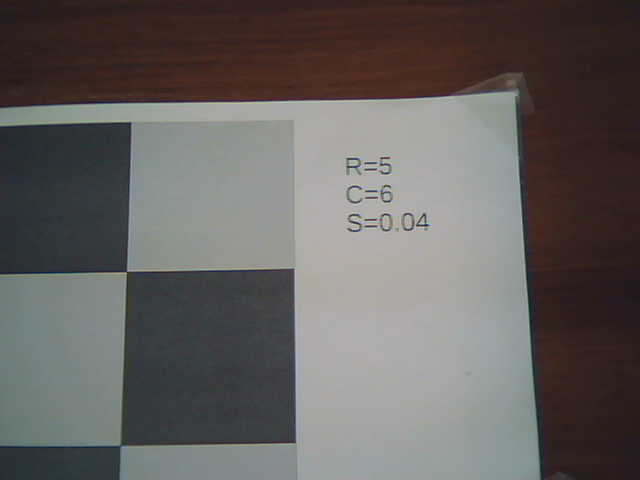
//> input picture fsiv/fsiv_tutorial_opencv/p4/pr-calibrado/sal_000_000.png, 640 x 480 px
$ ./esqueleto pr-calibrado/sal_000_000.png pr-calibrado/sal_000_001.png 1   (built with g++ and OpenCV 4)
//> lines starting //> are read from the running program, lines starting //| are printed output that depends on the picture
/*!
  Esto es un esqueleto de programa para usar en las prácticas
  de Visión Artificial.

  Se supone que se utilizará OpenCV.

  Para compilar, puedes ejecutar:
    g++ -Wall -o esqueleto esqueleto.cc `pkg-config opencv --cflags --libs`

*/

#include <iostream>
#include <exception>

//Includes para OpenCV, Descomentar según los módulo utilizados.
#include <opencv2/core/core.hpp>
#include <opencv2/core/utility.hpp>
#include <opencv2/highgui/highgui.hpp>
#include <opencv2/imgproc/imgproc.hpp>
#include <opencv2/tracking.hpp>
#include <opencv2/opencv.hpp>
//#include <opencv2/calib3d/calib3d.hpp>

const cv::String keys =
    "{help h usage ? |      | print this message   }"
    "{path           |.     | path to file         }"
    "{fps            | -1.0 | fps for output video }"
    "{N count        |100   | count of objects     }"
    "{ts timestamp   |      | use time stamp       }"
    "{@image1        |      | image1 for compare   }"
    "{@image2        |<none>| image2 for compare   }"
    "{@repeat        |1     | number               }"
    ;

int
main (int argc, char* const* argv)
{
  int retCode=EXIT_SUCCESS;

  try {

      cv::CommandLineParser parser(argc, argv, keys);
      parser.about("Application name v1.0.0");
      if (parser.has("help"))
      {
          parser.printMessage();
          return 0;
      }
      int N = parser.get<int>("N");
      double fps = parser.get<double>("fps");
      cv::String path = parser.get<cv::String>("path");
      bool use_time_stamp = parser.has("timestamp");
      cv::String img1 = parser.get<cv::String>(0);
      cv::String img2 = parser.get<cv::String>(1);
      int repeat = parser.get<int>(2);
      if (!parser.check())
      {
          parser.printErrors();
          return 0;
      }

      	//Carga de la imagen

		cv::Mat img = cv::imread(img1, cv::IMREAD_COLOR);
//> img is the input picture: 480 rows x 640 cols, CV_8UC3; mean B, G, R 95.2, 97.2, 100.7

		if (img.empty())
   		   {
   	    	  std::cerr << "Error: no he podido abrir el fichero '" << img1 << "'." << std::endl;
        	  return EXIT_FAILURE;
     		 }

     	cv::Rect2d r = cv::selectROI(img);
//> the box from (160, 120) to (480, 360) is selected with the mouse
//> r = Rect(160, 120, 320, 240)

     	cv::namedWindow("IMG");


     	cv::Mat imgc = img(r);
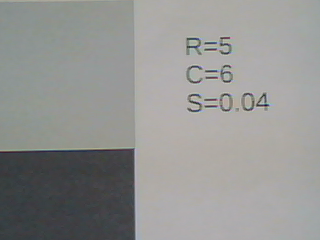
//> imgc: 240 rows x 320 cols, CV_8UC3; mean B, G, R 145.9, 147.8, 147.3

     	for (int i = 0; i < img.rows; i++){

       			for (int j = 0; j < img.cols; j++){

       				if (((i < r.y ) or (i > r.y + r.height)) or ((j < r.x) or (j > r.x + r.width))){

        			cv::Vec3b pixel = img.at<cv::Vec3b>(i,j);

            		uchar B = pixel[0];
            		uchar G = pixel[1];
            		uchar R = pixel[2];

            		uchar avg = (B + G + R) / 3;

            		pixel[0] = avg;
            		pixel[1] = avg;
            		pixel[2] = avg;

            		img.at<cv::Vec3b>(i,j) = pixel;

            	}

        	}
    	}
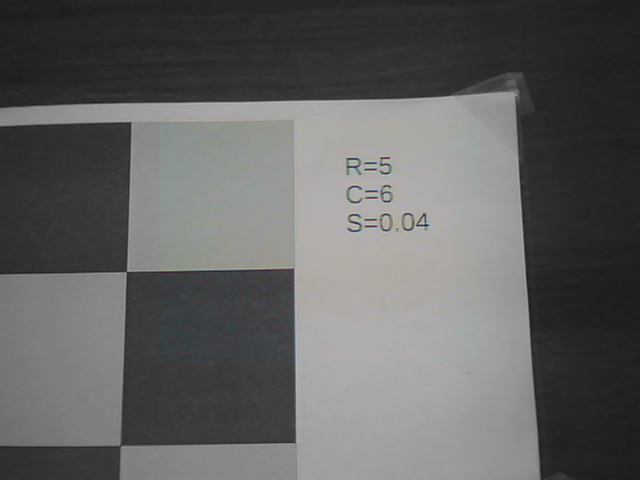
//> img: 480 rows x 640 cols, CV_8UC3; mean B, G, R 97.1, 97.6, 97.4

		cv::imshow("IMG", img);

		int wait = cv::waitKey(0);
//> the space key is pressed

		std::cout<< wait << std::endl;

		if (wait != 27){

			cv::imwrite(img2,img);
		}

  }
  catch (std::exception& e)
  {
    std::cerr << "Capturada excepcion: " << e.what() << std::endl;
    retCode = EXIT_FAILURE;
  }
  return retCode;
}

$ run again, on fsiv/fsiv_tutorial_opencv/p4/pr-calibrado/sal_000_002.png
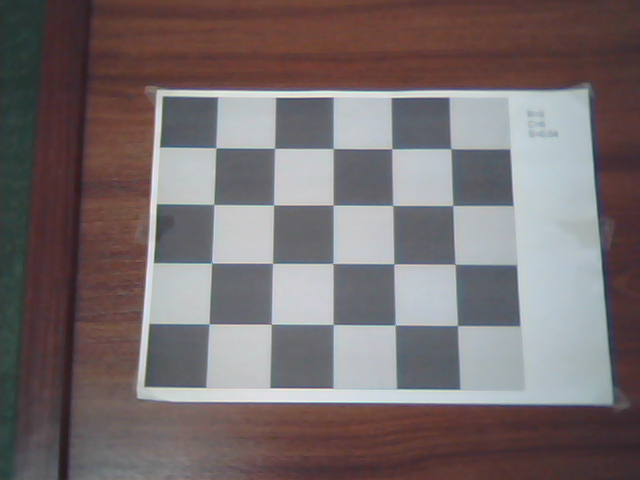
//> input picture fsiv/fsiv_tutorial_opencv/p4/pr-calibrado/sal_000_002.png, 640 x 480 px
//> img is the input picture: 480 rows x 640 cols, CV_8UC3; mean B, G, R 109.5, 108.3, 118.2
//> r = Rect(160, 120, 320, 240)
//> `cv::Mat imgc = img(r);`:
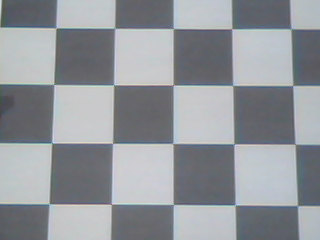
//> imgc: 240 rows x 320 cols, CV_8UC3; mean B, G, R 155, 150, 146.2
//> after the loop `for (int i = 0; i < img.rows; i++)`:
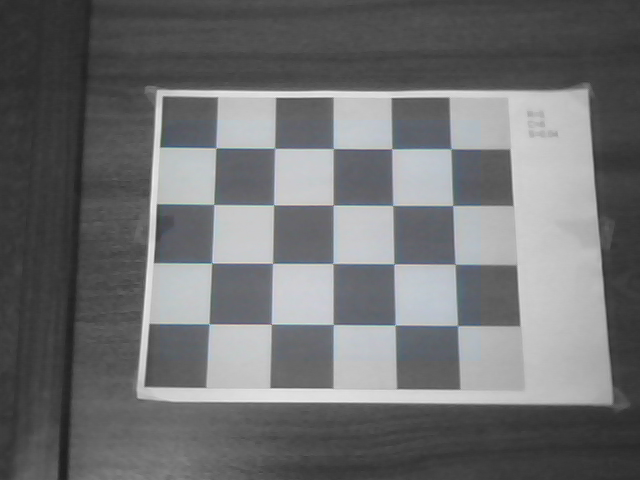
//> img: 480 rows x 640 cols, CV_8UC3; mean B, G, R 112.9, 111.7, 110.7

$ run again, on fsiv/fsiv_tutorial_opencv/p4/pr-calibrado/sal_000_003.png
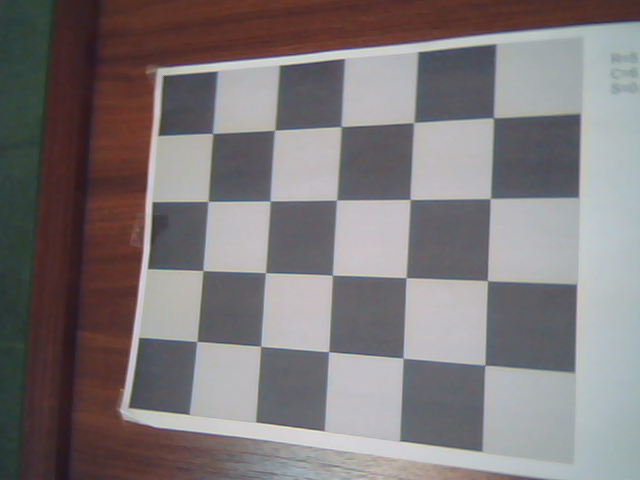
//> input picture fsiv/fsiv_tutorial_opencv/p4/pr-calibrado/sal_000_003.png, 640 x 480 px
//> img is the input picture: 480 rows x 640 cols, CV_8UC3; mean B, G, R 120.8, 119.7, 125.8
//> r = Rect(160, 120, 320, 240)
//> `cv::Mat imgc = img(r);`:
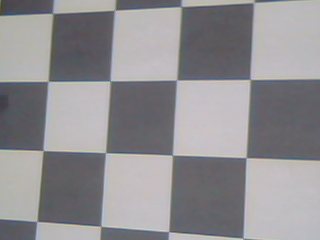
//> imgc: 240 rows x 320 cols, CV_8UC3; mean B, G, R 146.3, 143.2, 144.8
//> after the loop `for (int i = 0; i < img.rows; i++)`:
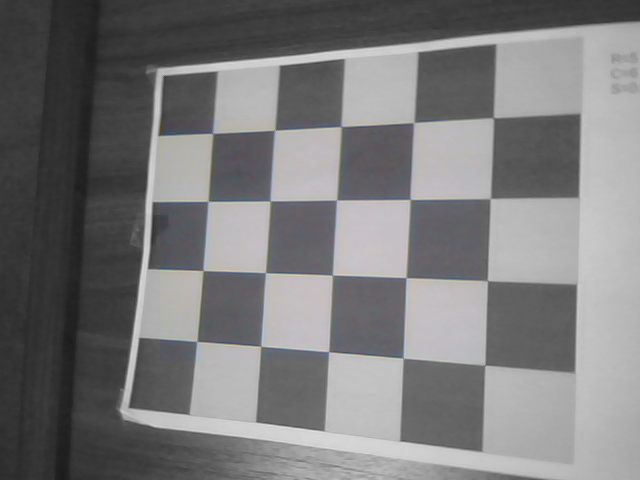
//> img: 480 rows x 640 cols, CV_8UC3; mean B, G, R 122.2, 121.4, 121.8

$ run again, on fsiv/fsiv_tutorial_opencv/p4/pr-calibrado/sal_000_004.png
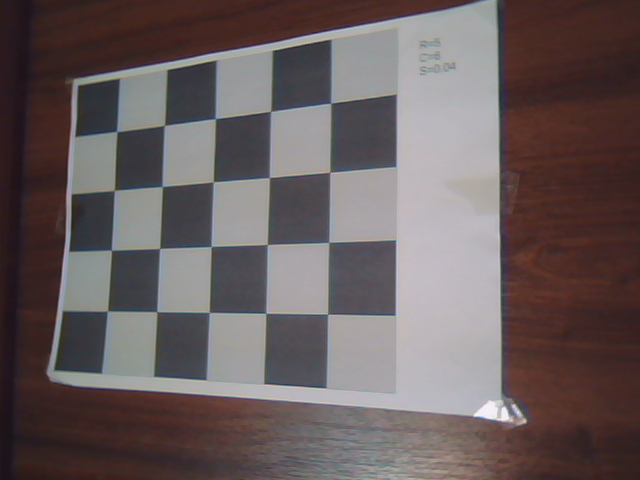
//> input picture fsiv/fsiv_tutorial_opencv/p4/pr-calibrado/sal_000_004.png, 640 x 480 px
//> img is the input picture: 480 rows x 640 cols, CV_8UC3; mean B, G, R 93.3, 92.8, 104.1
//> r = Rect(160, 120, 320, 240)
//> `cv::Mat imgc = img(r);`:
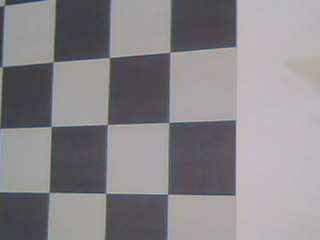
//> imgc: 240 rows x 320 cols, CV_8UC3; mean B, G, R 138.9, 135.2, 137.8
//> after the loop `for (int i = 0; i < img.rows; i++)`:
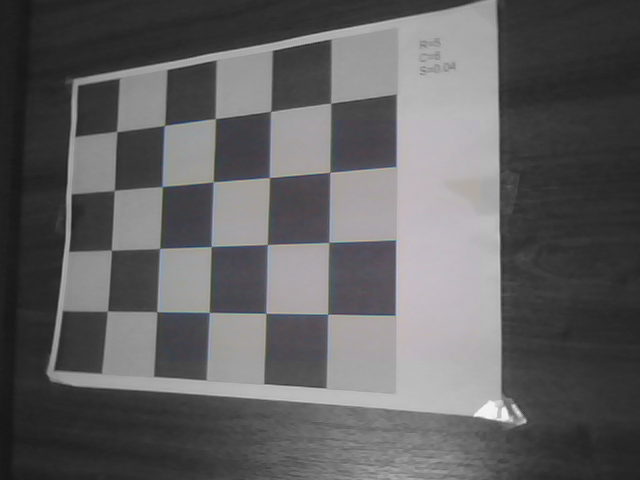
//> img: 480 rows x 640 cols, CV_8UC3; mean B, G, R 96.8, 95.9, 96.6
